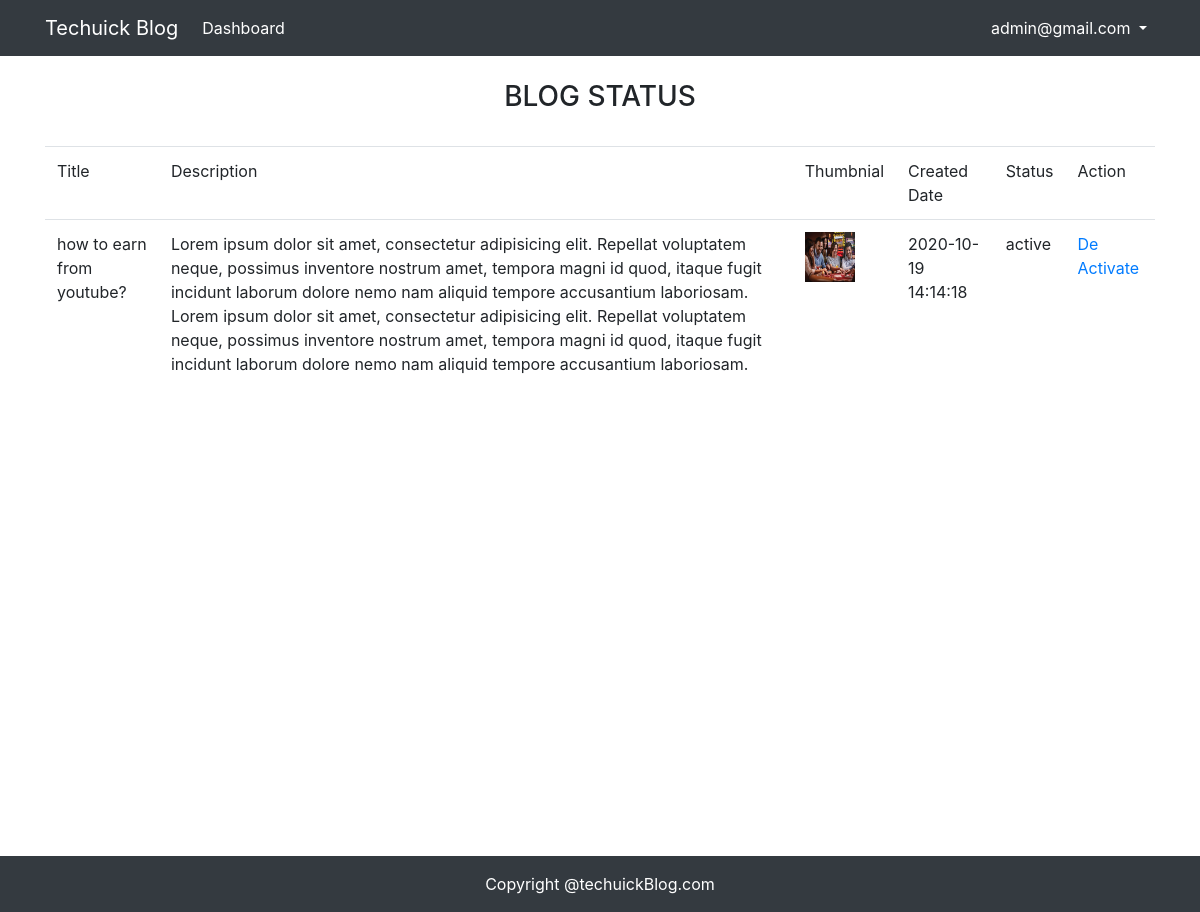
The app's page /admin/blogStatus.php (signed in) with its own data.
### tables this page shows
CREATE TABLE IF NOT EXISTS `blogs` (
  `id` int(11) UNSIGNED NOT NULL AUTO_INCREMENT,
  `user_id` int(11) UNSIGNED NOT NULL,
  `title` varchar(50) NOT NULL,
  `description` text NOT NULL,
  `thumbnail` varchar(255) DEFAULT NULL,
  `created_at` datetime NOT NULL DEFAULT current_timestamp(),
  `updated_at` datetime DEFAULT NULL,
  `status` tinyint(4) NOT NULL DEFAULT 0,
  PRIMARY KEY (`id`),
  KEY `user_id` (`user_id`)
);

### admin/blogStatus.php (the view, shortened to what this page needs)
<!DOCTYPE html>
<html lang="en">
<head>
    <link rel="stylesheet" href="../assets/bootstrap/css/bootstrap.min.css">
	<link rel="stylesheet" href="../assets/css/adminIndex.css">
</head>
<body>
    <?php include_once("../partials/adminheader.php"); ?>
    <div class="container min-vh-100" id="wrapper">
        <div class="row">
            <div class="col-12" id="table">
				<h3 class="text-center p-4">BLOG STATUS</h3>
				<table class="table table-hover table-responsive-sm">
					<thead>
						<tr>
							<td>Title</td>
							<td>Description</td>
							<td>Thumbnial</td>
							<td>Created Date</td>
							<td>Status</td>
							<td>Action</td>
						</tr>
					</thead>
					<tbody>
					<?php
					include("../connection.php");
					$sql="SELECT * FROM blogs";
					$res=mysqli_query($conn,$sql);
					if(mysqli_num_rows($res)>0){
					while($row=mysqli_fetch_assoc($res)):
					?>
						<tr>
							<td><?php echo $row['title']; ?></td>
							<td><?php echo $row['description']; ?></td>
							<td>
								<a href="<?php echo "../".$row['thumbnail'];?>" target="_blank">
								<img height="50" width="50" src="<?php echo "../".$row['thumbnail']; ?>" alt="">
								</a>
							</td>
							<td><?php echo $row['created_at']; ?></td>
							<td><?php echo $row['status']=="1" ? "active" : "Inactive" ?></td>
							<td>
								<?php
								 if($row['status']=="1"){
										?>
								<a href="../database/activate_deactive_blog.php?status=0&bid=<?php echo $row['id'];  ?>">De Activate</a>
								<?php
									}
									else if($row['status']=="0"){
										?>
								<a href="../database/activate_deactive_blog.php?status=1&bid=<?php echo $row['id'];  ?>">Activate</a>
								<?php
									}
								?>
							</td>
						</tr>
					<?php endwhile; }?>
					</tbody>
				</table>
            </div>
        </div>
    </div>
    <?php  include_once("../partials/footer.php"); ?>
</body>
</html>

### records on screen
blogs: title "how to earn from youtube?", description "Lorem ipsum dolor sit amet, consectetur adipisicing elit. Repellat voluptatem neque, possimus inventore nostrum amet, tempora magni id quod, itaque fugit incidunt laborum dolore nemo nam aliquid tempore accusantium laboriosam. Lorem ipsum dolor sit amet, consectetur adipisicing elit. Repellat voluptatem neque, possimus inventore nostrum amet, tempora magni id quod, itaque fugit incidunt laborum dolore nemo nam aliquid tempore accusantium laboriosam.", thumbnail (picture), created_at "2020-10-19 14:14:18", status "active"

### other values on screen
$_SESSION['ADMIN-NAME'] "admin@gmail.com"
